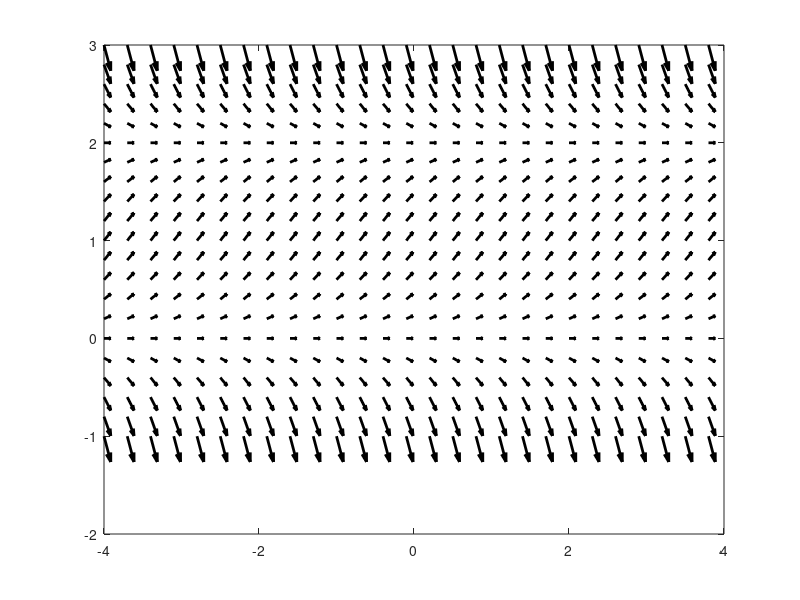

Write MATLAB code to recreate this figure.
# autonomous-dir-field-logistic-eq.m
#
# Copyright 2015 2016 2017 2018 by John Gambini
#
f1 = inline('y.*(2-y)','x','y');
%f2 = @(x) 2 ./ (2+ e.^(-2.*x)); 
f2 = @(x) 1./((1/2)+e.^(-2*x)); %the logistic equation (sort of)

Ffun = @(X,Y)(2-Y).*Y;           % function f(x,y)=(2-y)y
[X,Y]=meshgrid(-4:.3:4,-1:.2:3);  % choose the plot sizes
DY=Ffun(X,Y); DX=ones(size(DY)); % generate the plot values 

quiver(X,Y,DX,DY,.8, 'k', "linewidth", 2);          % plot the direction field in black

x = [-4:.25:4];
y = [-1:.25:3];

hold on;

%dirfield(f1,x,y);

%contour(X,Y,DY,[0 1 2], 'g',"linewidth", 3);    % add the isoclines(0 1 2) in green

%plot(x,f2(x), "b", "linewidth", 2 );


%title('Slope field and isoclines for f(x,y)=y(2-y)')

#print -dpng "autonomous-dir-field.png"